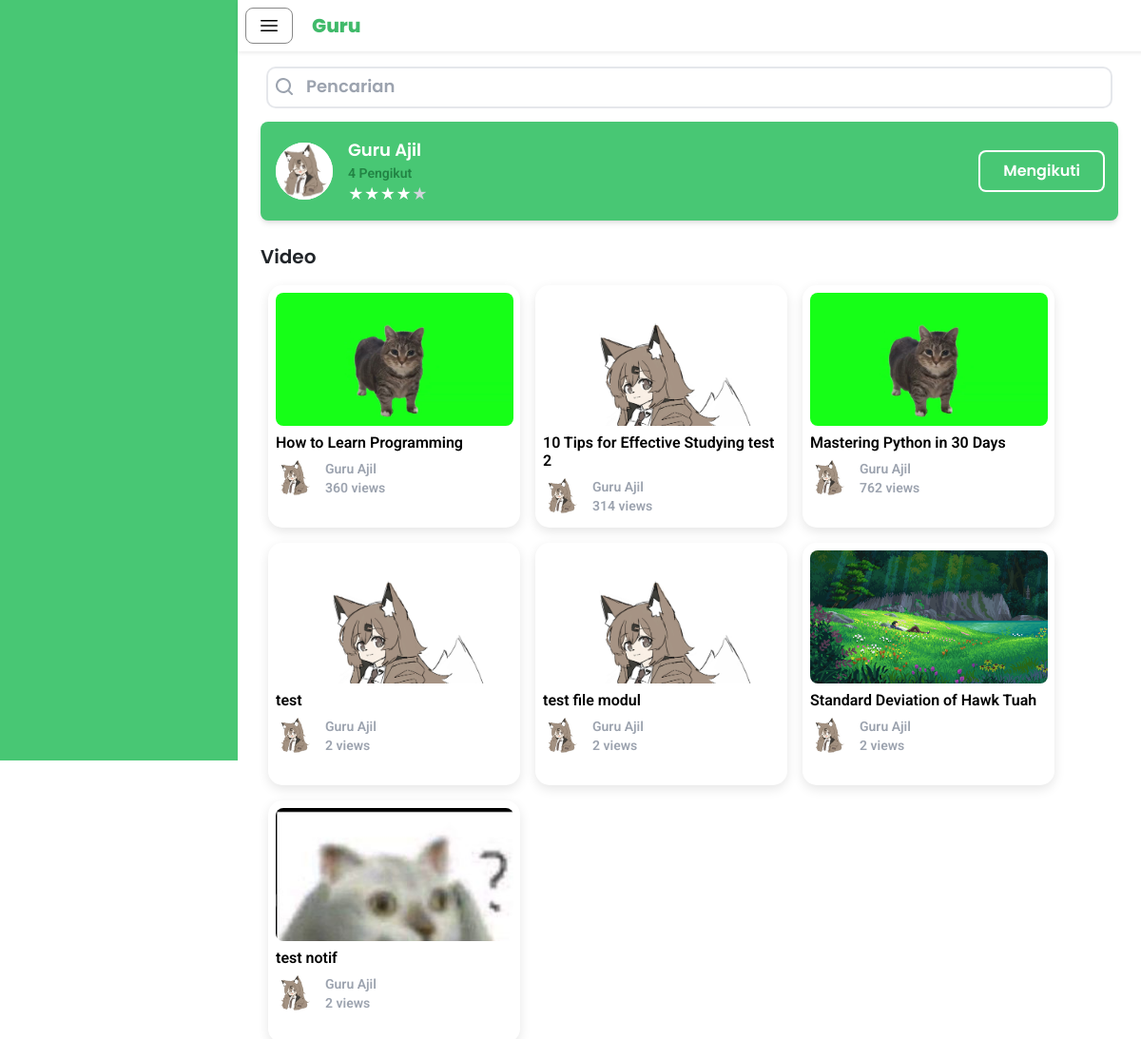
The app's page /siswa/profil/index.php?teacherID=1 (signed in) with its own data.
### tables this page shows
CREATE TABLE IF NOT EXISTS `guru` (
  `teacherID` int NOT NULL AUTO_INCREMENT,
  `userID` int NOT NULL,
  `followers` int NOT NULL,
  PRIMARY KEY (`teacherID`),
  KEY `schoolID` (`userID`),
  KEY `userID` (`userID`),
  CONSTRAINT `guru_ibfk_2` FOREIGN KEY (`userID`) REFERENCES `user` (`userID`)
);

CREATE TABLE IF NOT EXISTS `user` (
  `userID` int NOT NULL AUTO_INCREMENT,
  `email` varchar(255) NOT NULL,
  `password` varchar(255) NOT NULL,
  `name` varchar(255) NOT NULL,
  `school` varchar(255) NOT NULL,
  `profile_photo` varchar(255) NOT NULL,
  `role` int NOT NULL,
  PRIMARY KEY (`userID`)
);

CREATE TABLE IF NOT EXISTS `video` (
  `videoID` int NOT NULL AUTO_INCREMENT,
  `teacherID` int NOT NULL,
  `video` varchar(255) NOT NULL DEFAULT '',
  `thumbnail` varchar(255) NOT NULL DEFAULT '',
  `title` varchar(255) NOT NULL,
  `views` int NOT NULL,
  `upload_date` datetime NOT NULL,
  `favorite` int DEFAULT '0',
  PRIMARY KEY (`videoID`),
  KEY `teacherID` (`teacherID`),
  CONSTRAINT `video_ibfk_1` FOREIGN KEY (`teacherID`) REFERENCES `guru` (`teacherID`) ON DELETE CASCADE ON UPDATE CASCADE
);

### siswa/profil/index.php (the view, shortened to what this page needs)
<?php
$servername = "localhost";
$username = "root";
$password = "";
$dbname = "study_tube";
$conn = new mysqli($servername, $username, $password, $dbname);
if (isset($_GET['teacherID']) && !empty($_GET['teacherID'])) {
    $teacherID = $_GET['teacherID'];
} else {
    echo "User tidak ditemukan.";
    exit;
}
$userID = $_SESSION['user_id'];
$sqlstudentID = "SELECT studentID FROM siswa JOIN user ON siswa.userID = user.userID WHERE user.userID = ?";
$stmtstudentID = $conn->prepare($sqlstudentID);
$stmtstudentID->bind_param("i", $userID);
$stmtstudentID->execute();
$resultstudentID = $stmtstudentID->get_result();
if ($row = $resultstudentID->fetch_assoc()) {
    $studentID = $row['studentID'];
} else {
    echo "Student ID tidak ditemukan.";
}
$sql = "
    SELECT
        u.name AS teacher_name,
        u.profile_photo AS teacher_profile_photo,
        g.followers,
        g.teacherID
    FROM
        guru g
    JOIN
        user u ON g.userID = u.userID
    WHERE
        g.teacherID = ?
";
$stmt = $conn->prepare($sql);
$stmt->bind_param("i", $teacherID);
$stmt->execute();
$result = $stmt->get_result();
if ($result->num_rows > 0) {
    $row = $result->fetch_assoc();
} else {
    echo "Tidak ada data User ditemukan";
}
$sqlVideo = "
    SELECT
        video.videoID AS video_id,
        video.title AS video_title,
        video.thumbnail AS video_thumbnail,
        video.video AS video_path,
        video.views AS video_views,
        user.name AS guru_name,
        user.profile_photo AS guru_photo
    FROM
        video
    INNER JOIN
        guru
    ON
        video.teacherID = guru.teacherID
    INNER JOIN
        user
    ON
        guru.userID = user.userID
    WHERE
        guru.teacherID = ?
";
$stmt = $conn->prepare($sqlVideo);
$stmt->bind_param("i", $teacherID);
$stmt->execute();
$resultVideo = $stmt->get_result();
$sqlCheckFollow = "
    SELECT 1 FROM ikuti
    WHERE studentID = ? AND teacherID = ?
";
$stmtCheckFollow = $conn->prepare($sqlCheckFollow);
$stmtCheckFollow->bind_param("ii", $studentID, $row['teacherID']);
$stmtCheckFollow->execute();
$resultCheckFollow = $stmtCheckFollow->get_result();
$isFollowing = $resultCheckFollow->num_rows > 0;
?>
<!DOCTYPE html>
<html lang="en">
<head>
    <script src="https://cdn.tailwindcss.com"></script>
    <link href="https://cdn.jsdelivr.net/npm/bootstrap@5.3.3/dist/css/bootstrap.min.css" rel="stylesheet">
    <link rel="stylesheet" href="/Study-Tube/siswa/style.css">
</head>
<body>
    <div id="sidebar" class="fixed top-0 left-0 h-screen bg-[#40BA6A]">
    </div>
    <div id="mainContent" class="main-content bg-white">
        <div class="fixed top-0 w-full bg-white z-50 shadow-sm">
            <div class="flex items-center space-x-5 p-2">
                <button id="toggleSidebar" class="btn btn-secondary col-rounded bg-white">
                    <svg xmlns="http://www.w3.org/2000/svg" fill="none" viewBox="0 0 24 24" stroke-width="1.5" stroke="black" class="size-6">
                        <path stroke-linecap="round" stroke-linejoin="round" d="M3.75 6.75h16.5M3.75 12h16.5m-16.5 5.25h16.5" />
                    </svg>
                </button>
                <h1 class="font-poppins font-extrabold text-[#40BA6A] text-xl my-auto">Guru</h1>
            </div>
        </div>
        <div class="container mt-12 p-3 my-min px-4 overflow-y-hidden">
            <form action="/Study-Tube/siswa/pencarian/index.php" method="GET" class="relative flex items-center w-full p-2 mb-2">
                <span class="absolute inset-y-0 left-0 flex items-center pl-4">
                  <svg xmlns="http://www.w3.org/2000/svg" class="h-5 w-5 text-gray-400" viewBox="0 0 20 20" fill="currentColor">
                    <path fill-rule="evenodd" d="M12.9 14.32a8 8 0 111.414-1.414l3.387 3.387a1 1 0 01-1.414 1.414l-3.387-3.387zM8 14a6 6 0 100-12 6 6 0 000 12z" clip-rule="evenodd" />
                  </svg>
                </span>
                <input
                  type="text"
                  name="search"
                  placeholder="Pencarian"
                  class="w-full pl-10 pr-4 py-2 rounded-lg bg-white text-black font-poppins placeholder-gray-400 outline-none ring-2 ring-gray-200 focus:ring focus:ring-[#40BA6A]"
                />
            </form>
            <div class="bg-[#48C774] text-white flex items-center justify-between p-3 rounded-lg mb-6 shadow-md w-auto mx-auto">
                <div class="flex items-center">
                    <div class="flex-shrink-0 overflow-hidden w-[60px] h-[60px] rounded-full bg-white items-center z-1 mr-4">
                        <div class="mx-auto">
                            <img id="profilePhoto" src="<?= htmlspecialchars($row['teacher_profile_photo']); ?>">
                        </div>
                    </div>
                    <div>
                    <p class="text-lg font-poppins"><?= htmlspecialchars($row['teacher_name']); ?></p>
                    <p class="text-sm font-roboto text-[#228444]"><?= htmlspecialchars($row['followers']); ?> Pengikut</p>
                        <div class="flex text-white">
                            <span>&#9733;</span>
                            <span>&#9733;</span>
                            <span>&#9733;</span>
                            <span>&#9733;</span>
                            <span class="text-gray-300">&#9733;</span>
                        </div>
                    </div>
                </div>
                <div class="flex flex-col md:flex-row items-center space-y-4 md:space-y-0 md:space-x-4 w-full md:w-auto">
                    <form action="follow.php" method="POST" class="inline">
                        <button
                            type="submit"
                            class="<?= $isFollowing ? 'bg-[#48C774] text-white ring-2 ring-white' : 'bg-white text-[#48C774]' ?> font-poppins px-4 py-2 rounded">
                            <?= $isFollowing ? 'Mengikuti' : 'Ikuti' ?>
                        </button>
                    </form>
                </div>
            </div>
            <?php if ($resultVideo && $resultVideo->num_rows > 0): ?>
                <h1 class="font-poppins mb-2 text-xl">Video</h1>
                <div class="container p-2 mb-2">
                    <div class="space-x-2 space-y-3">
                        <div id="containerVideo" class="flex flex-wrap gap-3">
                            <?php if ($resultVideo && $resultVideo->num_rows > 0): ?>
                                <?php while ($video = $resultVideo->fetch_assoc()): ?>
                                    <div
                                        onclick="location.href='/Study-Tube/siswa/tonton/index.php?video=<?php echo urlencode($video['video_path']); ?>&videoID=<?php echo $video['video_id']; ?>'"
                                        class="w-[265px] h-[255px] col-rounded-shadow cursor-pointer p-2"
                                    >
                                        <div class="overflow-hidden w-[250px] h-[140px] rounded-lg bg-white">
                                            <div class="mx-auto item thumbnail">
                                                <img
                                                    src="<?= htmlspecialchars($video['video_thumbnail']) ?>"
                                                    alt="<?= htmlspecialchars($video['video_title']) ?>"
                                                    class="w-full h-full object-cover"
                                                >
                                            </div>
                                        </div>
                                        <h1 class="font-roboto text-black text-ellipsis overflow-hidden line-clamp-2 mt-2">
                                            <?= htmlspecialchars($video['video_title']) ?>
                                        </h1>
                                        <div class="row mt-2">
                                            <div class="flex space-x-3">
                                                <div class="mx-auto overflow-hidden w-[40px] h-[40px] rounded-full bg-white">
                                                    <div class="mx-auto">
                                                        <img
                                                            src="<?= htmlspecialchars($video['guru_photo']) ?>"
                                                            alt="<?= htmlspecialchars($video['guru_name']) ?>"
                                                            class="w-full h-full object-cover"
                                                        >
                                                    </div>
                                                </div>
                                                <div class="col">
                                                    <h1 class="font-roboto text-gray-400 text-sm truncate overflow-hidden">
                                                        <?= htmlspecialchars($video['guru_name']) ?>
                                                    </h1>
                                                    <h1 class="font-roboto text-gray-400 text-sm truncate overflow-hidden">
                                                        <?= htmlspecialchars($video['video_views']) ?> views
                                                    </h1>
                                                </div>
                                            </div>
                                        </div>
                                    </div>
                                <?php endwhile; ?>
                            <?php else: ?>
                                <p class="font-roboto mb-2 text-l">Tidak ada hasil</p>
                            <?php endif; ?>
                        </div>
                    </div>
                </div>
            <?php endif; ?>
</body>
</html>

### siswa/style.css (style rules this page uses)
input::placeholder { font-family: 'Poppins', sans-serif; font-weight: 600; font-size: 18px; color: #888; }
.font-poppins { font-family: 'Poppins', sans-serif; font-weight: 600; }
.col-rounded { border-radius: 0.5rem; border-width: 1px; border-color: #888; }
.col-rounded-shadow { border-radius: 15px; box-shadow: 0px 4px 12px rgba(0, 0, 0, 0.1); }
.font-roboto { font-family: 'Roboto', sans-serif; font-weight: 600; }
#sidebar { height: 100vh; position: fixed; top: 0; left: 0; z-index: 10; transition: transform 0.3s ease-in-out; width: 250px; background-color: #48c774; color: white; }
.main-content { margin-left: 250px; transition: margin-left 0.3s ease-in-out; }

### records on screen
guru: userID.profile_photo (picture), userID.name "Guru Ajil", followers "4"
video: thumbnail (picture), title "How to Learn Programming", user.profile_photo (picture), user.name "Guru Ajil", views "360"
video: thumbnail (picture), title "10 Tips for Effective Studying test 2", user.profile_photo (picture), user.name "Guru Ajil", views "314"
video: thumbnail (picture), title "Mastering Python in 30 Days", user.profile_photo (picture), user.name "Guru Ajil", views "762"
video: thumbnail+title (picture), title "test", user.profile_photo (picture), user.name "Guru Ajil", views "2"
video: thumbnail (picture), title "test file modul", user.profile_photo (picture), user.name "Guru Ajil", views "2"
video: thumbnail (picture), title "Standard Deviation of Hawk Tuah", user.profile_photo (picture), user.name "Guru Ajil", views "2"
video: thumbnail (picture), title "test notif", user.profile_photo (picture), user.name "Guru Ajil", views "2"
